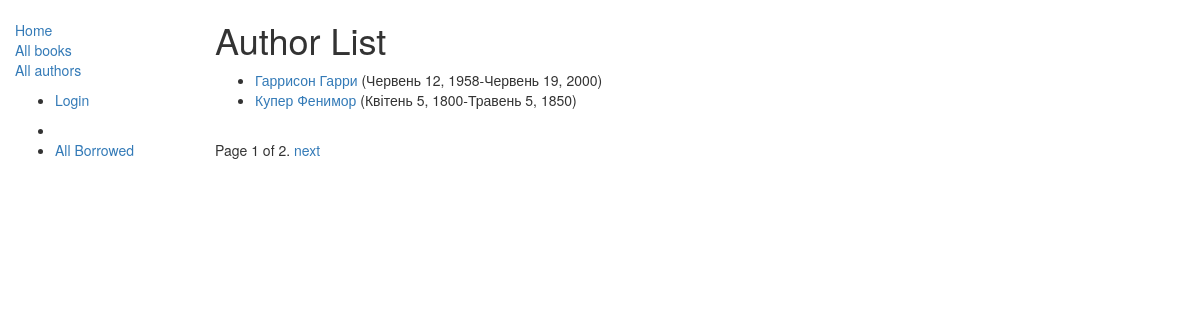
Screenshot of /catalog/authors/ with the database file from the repository.
### catalog/models.py (models this page shows, shortened)
class Author(models.Model):
    first_name = models.CharField(max_length=100)
    last_name = models.CharField(max_length=100)
    date_of_birth = models.DateField(null=True, blank=True)
    date_of_death = models.DateField('Died', null=True, blank=True)
    def get_absolute_url(self):
        return reverse('author-detail', args=[str(self.id)])
    class Meta:
        ordering = ['last_name']

### catalog/views.py (the view)
class AuthorListView(generic.ListView):
    model = Author
    template_name = "author_list.html"
    paginate_by = 2

### catalog/templates/author_list.html (shortened to what this page needs)
{% extends "base_generic.html" %}
{% block content %}
    <h1>Author List</h1>
    {% if author_list %}
    <ul>
      {% for author in author_list %}
      <li>
        <a href="{{ author.get_absolute_url }}">{{ author.last_name }} {{ author.first_name}}</a> ({{author.date_of_birth}}-{{author.date_of_death}})
      </li>
      {% endfor %}
    </ul>
    {% else %}
      <p>There are no authors in the library.</p>
    {% endif %}
{% endblock %}

### rows the page displays
Author: last_name "Гаррисон", first_name "Гарри", date_of_birth "Червень 12, 1958", date_of_death "Червень 19, 2000"
Author: last_name "Купер", first_name "Фенимор", date_of_birth "Квітень 5, 1800", date_of_death "Травень 5, 1850"

### other values shown
{{ page_obj.number }} "1"
{{ page_obj.paginator.num_pages }} "2"
